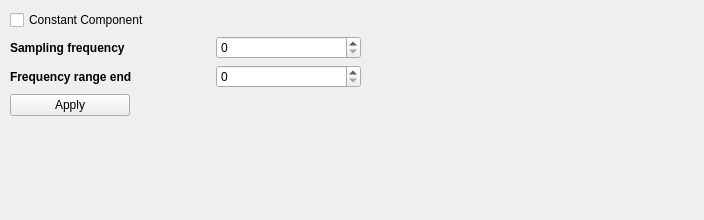
<?xml version="1.0" encoding="UTF-8"?>
<ui version="4.0">
 <class>FftControl</class>
 <widget class="QWidget" name="FftControl">
  <property name="geometry">
   <rect>
    <x>0</x>
    <y>0</y>
    <width>704</width>
    <height>220</height>
   </rect>
  </property>
  <property name="windowTitle">
   <string>Form</string>
  </property>
  <widget class="QWidget" name="formLayoutWidget">
   <property name="geometry">
    <rect>
     <x>10</x>
     <y>10</y>
     <width>351</width>
     <height>201</height>
    </rect>
   </property>
   <layout class="QFormLayout" name="formLayout">
    <item row="1" column="0">
     <widget class="QLabel" name="label_sampling">
      <property name="sizePolicy">
       <sizepolicy hsizetype="Minimum" vsizetype="Preferred">
        <horstretch>0</horstretch>
        <verstretch>0</verstretch>
       </sizepolicy>
      </property>
      <property name="minimumSize">
       <size>
        <width>200</width>
        <height>0</height>
       </size>
      </property>
      <property name="font">
       <font>
        <bold>true</bold>
       </font>
      </property>
      <property name="text">
       <string>Sampling frequency</string>
      </property>
     </widget>
    </item>
    <item row="1" column="1">
     <widget class="QSpinBox" name="spinBoxSampling">
      <property name="maximum">
       <number>10000000</number>
      </property>
      <property name="value">
       <number>0</number>
      </property>
     </widget>
    </item>
    <item row="2" column="0">
     <widget class="QLabel" name="label_end">
      <property name="sizePolicy">
       <sizepolicy hsizetype="Fixed" vsizetype="Preferred">
        <horstretch>0</horstretch>
        <verstretch>0</verstretch>
       </sizepolicy>
      </property>
      <property name="minimumSize">
       <size>
        <width>200</width>
        <height>0</height>
       </size>
      </property>
      <property name="font">
       <font>
        <bold>true</bold>
       </font>
      </property>
      <property name="text">
       <string>Frequency range end</string>
      </property>
     </widget>
    </item>
    <item row="2" column="1">
     <widget class="QSpinBox" name="spinBoxEnd">
      <property name="maximum">
       <number>10000000</number>
      </property>
      <property name="value">
       <number>0</number>
      </property>
     </widget>
    </item>
    <item row="3" column="0">
     <widget class="QPushButton" name="buttonApply">
      <property name="minimumSize">
       <size>
        <width>120</width>
        <height>0</height>
       </size>
      </property>
      <property name="text">
       <string>Apply</string>
      </property>
     </widget>
    </item>
    <item row="0" column="0">
     <widget class="QCheckBox" name="cbConstComp">
      <property name="text">
       <string>Constant Component</string>
      </property>
     </widget>
    </item>
    <item row="0" column="1">
     <widget class="QLabel" name="labelConstComp">
      <property name="text">
       <string/>
      </property>
     </widget>
    </item>
   </layout>
  </widget>
 </widget>
 <resources/>
 <connections/>
</ui>
